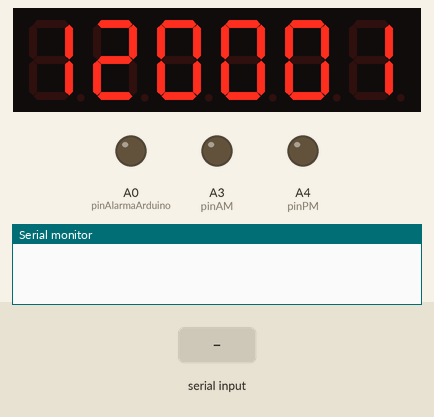
The sketch below on a simulated Arduino Uno, built with avr-gcc and run on an emulated ATmega328P. Parts: 6-digit seven-segment display, output pins drawn as LEDs (lit = HIGH), the last lines printed to the serial monitor. Wiring (inferred from the names in the program): 6-digit 7-segment display, segments lit when HIGH: segments pin 13, pin 12, pin 11, pin 10, pin 9, pin 8, pin 7; digit selects pin 5, pin 4, pin 3, pin 2, A1, A2. Inputs (shaded band) come from the test bench. EEPROM starts erased; the segment pins are drawn as the display they are named for; pins used as bus, display or sensor lines are not drawn.

Above: at 1.2 s.
1.3 s: "S:90:45:200:S:10\n" received over Serial
At 1.9 s:
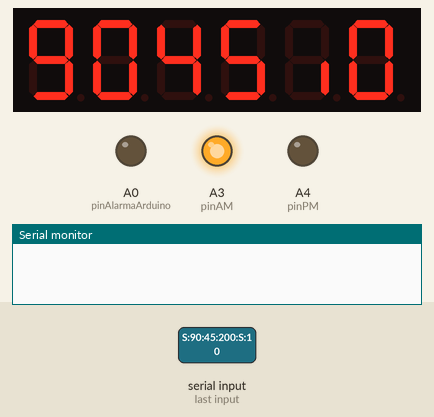
At 2.5 s:
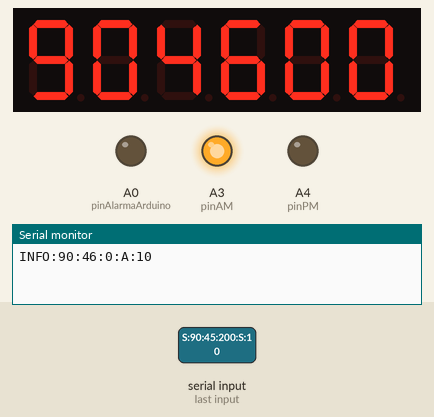
Timing chart, 0 to 4.3 s (numbered marks = the images above; inputs shaded):
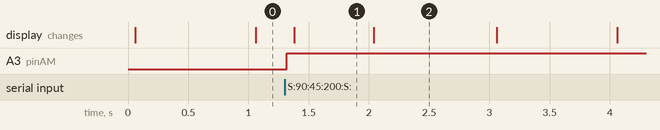

Measured:
- after the input at 1.3 s, A3 (pinAM): LOW → HIGH at once; the display: changes after 0.08 s (image 1)
- what the display in image 1 shows lasts 0.6 s, from 1.4 s to 2.0 s
- what the display in image 2 shows lasts 1.1 s, from 2.0 s to 3.1 s

The sketch:

Arduino.ino
```cpp
#include <EEPROM.h>
#include <avr/wdt.h>
#include <avr/pgmspace.h>

// Ajustado para mantener estabilidad visual frente a la carga serial en Proteus
constexpr unsigned long PERIODO_DISPLAY = 1500UL; // 1500 microsegundos para multiplexado
constexpr byte DIAS_SEMANA = 7;

const byte pinesSegmentos[7] = {13, 12, 11, 10, 9, 8, 7};
const byte pinesComunes[6]   = {5, 4, 3, 2, A1, A2};
const byte pinAM             = A3;
const byte pinPM             = A4;
const byte pinAlarmaArduino  = A0;

const byte FIRMA_EEPROM = 0x58;

struct Configuracion {
  byte firma;
  byte alarmaHora;
  byte alarmaMinuto;
  bool alarmaPM;
  byte alarmaDuracion;
  byte alarmaDias;
  bool alarmaHabilitada;
};

Configuracion config;

byte horas = 12;
byte minutos = 0;
byte segundos = 0;
bool esPM = false;
byte diaSemana = 1;
bool relojSincronizado = false;

bool alarmaActiva = false;
unsigned long ultimoSegundo = 0;
unsigned long ultimoMultiplex = 0;
byte displayActivo = 0;

char bufferSerial[64];
byte indiceBuffer = 0;

const byte digitos7Seg[10] PROGMEM = {
  0x3F, 0x06, 0x5B, 0x4F, 0x66, 0x6D, 0x7D, 0x07, 0x7F, 0x6F
};

// ==========================================
// FUNCIONES DE CONFIGURACIÓN Y EEPROM
// ==========================================
void cargarConfiguracion() {
  EEPROM.get(0, config);
  if (config.firma != FIRMA_EEPROM) {
    config.firma = FIRMA_EEPROM;
    config.alarmaHora = 7;
    config.alarmaMinuto = 30;
    config.alarmaPM = false;
    config.alarmaDuracion = 10;
    config.alarmaDias = 0x7F; // Todos los días activos por defecto
    config.alarmaHabilitada = true;
    EEPROM.put(0, config);
  }
}

void guardarConfiguracion() {
  EEPROM.put(0, config);
}

// ==========================================
// LÓGICA DEL RELOJ Y ALARMA
// ==========================================
void verificarAlarma() {
  if (!relojSincronizado || !config.alarmaHabilitada) return;

  byte bitHoy = diaSemana - 1;
  bool diaPermitido = bitRead(config.alarmaDias, bitHoy);

  if (diaPermitido && horas == config.alarmaHora && minutos == config.alarmaMinuto && esPM == config.alarmaPM) {
    if (segundos < config.alarmaDuracion) {
      if (!alarmaActiva) {
        alarmaActiva = true;
        Serial.println(F("ALERTA:ALARMA_ACTIVA")); // Dispara el Pop-up en Python
      }
    } else {
      alarmaActiva = false;
    }
  } else {
    alarmaActiva = false;
  }
}

void avanzarUnSegundo() {
  segundos++;
  if (segundos >= 60) {
    segundos = 0;
    minutos++;
    if (minutos >= 60) {
      minutos = 0;
      horas++;
      if (horas > 12) horas = 1;
      if (horas == 12) esPM = !esPM;

      if (horas == 12 && !esPM) {
        diaSemana++;
        if (diaSemana > DIAS_SEMANA) diaSemana = 1;
      }
    }
    verificarAlarma();
  }
}

void actualizarAlarma() {
  digitalWrite(pinAlarmaArduino, alarmaActiva ? HIGH : LOW);
}

// ==========================================
// CONTROL DEL DISPLAY DE 7 SEGMENTOS
// ==========================================
void apagarDisplays() {
  for (byte i = 0; i < 6; i++) digitalWrite(pinesComunes[i], LOW);
}

void mostrarDigito(byte valor) {
  byte patron = pgm_read_byte(&digitos7Seg[valor]);
  for (byte i = 0; i < 7; i++) {
    digitalWrite(pinesSegmentos[i], bitRead(patron, i));
  }
}

void multiplexarDisplays() {
  apagarDisplays();

  byte valorAMostrar = 0;
  switch (displayActivo) {
    case 0: valorAMostrar = horas / 10; break;
    case 1: valorAMostrar = horas % 10; break;
    case 2: valorAMostrar = minutos / 10; break;
    case 3: valorAMostrar = minutos % 10; break;
    case 4: valorAMostrar = segundos / 10; break;
    case 5: valorAMostrar = segundos % 10; break;
  }

  mostrarDigito(valorAMostrar);
  digitalWrite(pinesComunes[displayActivo], HIGH);

  displayActivo++;
  if (displayActivo >= 6) displayActivo = 0;
}

// ==========================================
// RECEPCIÓN SERIAL (COMUNICACIÓN CON PYTHON)
// ==========================================
void procesarComando() {
  if (bufferSerial[0] == 'S') { // Sincronizar -> S:HH:MM:SS:A/P:DIA
    int h, m, s, d;
    char p;
    if (sscanf(bufferSerial, "S:%d:%d:%d:%c:%d", &h, &m, &s, &p, &d) == 5) {
      horas = h;
      minutos = m;
      segundos = s;
      esPM = (p == 'P');
      diaSemana = d;
      relojSincronizado = true;
    }
  }
  else if (bufferSerial[0] == 'A') { // Guardar Alarma -> A:HH:MM:A/P:DUR:MASCARA
    int h, m, dur, masc;
    char p;
    if (sscanf(bufferSerial, "A:%d:%d:%c:%d:%d", &h, &m, &p, &dur, &masc) == 5) {
      config.alarmaHora = h;
      config.alarmaMinuto = m;
      config.alarmaPM = (p == 'P');
      config.alarmaDuracion = dur;
      config.alarmaDias = masc;
      config.alarmaHabilitada = true;
      guardarConfiguracion();
    }
  }
}

void leerSerial() {
  while (Serial.available() > 0) {
    char c = Serial.read();
    if (c == '\n' || c == '\r') {
      if (indiceBuffer > 0) {
        bufferSerial[indiceBuffer] = '\0';
        procesarComando();
        indiceBuffer = 0;
      }
    } else if (indiceBuffer < 63) {
      bufferSerial[indiceBuffer++] = c;
    }
  }
}

// ==========================================
// ESTRUCTURAS OBLIGATORIAS DE ARDUINO
// ==========================================
void setup() {
  Serial.begin(9600);

  for (byte i = 0; i < 7; i++) pinMode(pinesSegmentos[i], OUTPUT);
  for (byte i = 0; i < 6; i++) pinMode(pinesComunes[i], OUTPUT);

  pinMode(pinAM, OUTPUT);
  pinMode(pinPM, OUTPUT);
  pinMode(pinAlarmaArduino, OUTPUT);

  cargarConfiguracion();
}

void loop() {
  unsigned long ahoraMicros = micros();

  // Muestreo del multiplexado basado en tiempo de microsegundos
  if (ahoraMicros - ultimoMultiplex >= PERIODO_DISPLAY) {
    ultimoMultiplex = ahoraMicros;
    multiplexarDisplays();
  }

  // Estado de luces indicadoras AM/PM
  digitalWrite(pinAM, (!esPM && relojSincronizado) ? HIGH : LOW);
  digitalWrite(pinPM, (esPM && relojSincronizado) ? HIGH : LOW);

  // Reloj interno por segundo de ejecución
  unsigned long ahoraMillis = millis();
  if (ahoraMillis - ultimoSegundo >= 1000) {
    ultimoSegundo = ahoraMillis;
    avanzarUnSegundo();

    // Envío constante de información hacia la interfaz de Python
    if (relojSincronizado) {
      Serial.print(F("INFO:"));
      Serial.print(horas); Serial.print(F(":"));
      Serial.print(minutos); Serial.print(F(":"));
      Serial.print(segundos); Serial.print(F(":"));
      Serial.print(esPM ? F("P") : F("A")); Serial.print(F(":"));
      Serial.println(diaSemana);
    }
  }

  leerSerial();
  actualizarAlarma();
}
```
